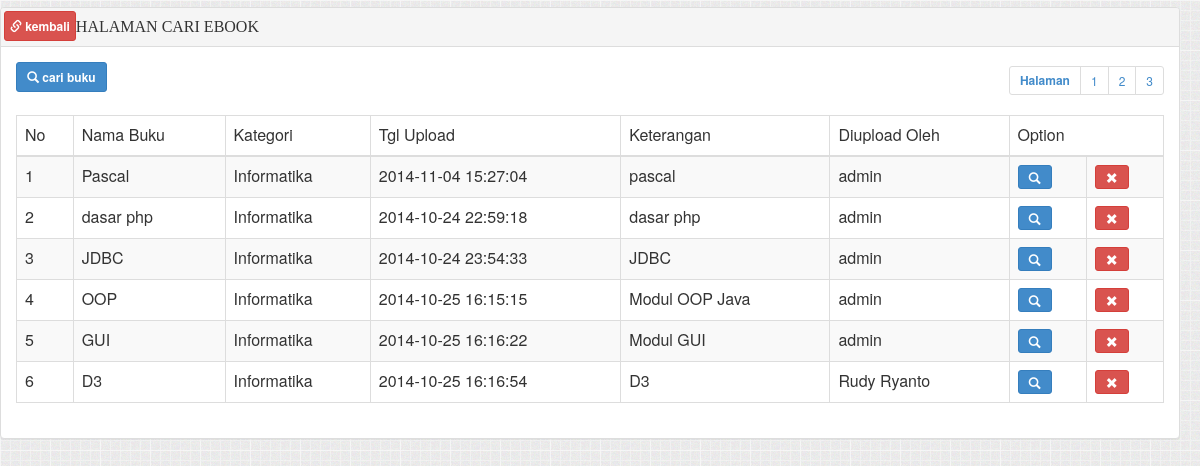
Page /user/caribuku.php on the committed database.
### tables this page shows
CREATE TABLE `tb_file` (
  `id_file` int(11) NOT NULL AUTO_INCREMENT,
  `id_user` int(11) NOT NULL,
  `judul_file` varchar(35) NOT NULL,
  `kategori` text NOT NULL,
  `isi_file` text NOT NULL,
  `deskripsi` text NOT NULL,
  `tgl_upload` datetime NOT NULL,
  PRIMARY KEY (`id_file`)
);

CREATE TABLE `tb_user` (
  `id_user` int(11) NOT NULL AUTO_INCREMENT,
  `level` int(2) NOT NULL,
  `nama` varchar(30) NOT NULL,
  `npm` varchar(12) NOT NULL,
  `tempat` text NOT NULL,
  `tgl` text NOT NULL,
  `fakultas` text NOT NULL,
  `prodi` text NOT NULL,
  `jenis_kelamin` enum('L','P') NOT NULL,
  `syarat` enum('Y') NOT NULL,
  `foto` text NOT NULL,
  PRIMARY KEY (`id_user`)
);

### user/data.buku.php (the view, shortened to what this page needs)
<link rel="stylesheet" href="../admin/pengaturan/css/bootstrap.min.css" />
<?php
include "../aksi/func.halaman.caribuku.php";
$page = 1;
$dataPerPage = 6;
$table = 'tb_file';
$dataTable = getTableData($table, $page, $dataPerPage);
?>
<table width="600" border="0" class="table table-responsive table-hover table-striped table-bordered">
    <thead>
    <tr><td >No</td>
    <td >Nama Buku</td>
    <td >Kategori</td>
    <td >Tgl Upload</td>
    <td >Keterangan</td>
    <td >Diupload Oleh</td>
    <td colspan="2">Option</td></tr>
  </thead>
    <?php
    foreach ($dataTable as $i => $data)
    {
        $no = ($i + 1) + (($page - 1) * $dataPerPage);
        echo '<tr>
                <td>'.$no.'</td>
                <td>'.$data['judul_file'].'</td>
				<td>'.$data['kategori'].'</td>
				<td>'.$data['tgl_upload'].'</td>
				<td>'.$data['deskripsi'].'</td>';
				$id_user = $data['id_user'];
		$queryuser = "SELECT * FROM tb_user WHERE id_user ='$id_user'";
		$ambil = mysql_query($queryuser);
		while($tampilkanuser = mysql_fetch_array($ambil)){
		echo '<td>'.$tampilkanuser['nama'].'</td>';
		}
		?>
         <td><a href="bacaebookn.php?id=<?php echo $data['id_file']; ?>"><button type="button" class="btn btn-primary btn-sm" title="Baca"><span class="glyphicon glyphicon-search"></span></button></a></td>
    <td><a href="../aksi/adm_hapus_ebook.php?id=<?php echo $data['id_file'];?>"><button type="button" class="btn btn-danger btn-sm" name="id" id="id"><span class="glyphicon glyphicon-remove"></span></button></a></td>
		<?php
        echo '</tr>';
    }
    ?>
</table>

### rows in the picture
tb_file: no "1", judul_file "Pascal", kategori "Informatika", tgl_upload "2014-11-04 15:27:04", deskripsi "pascal"
tb_user: nama "admin"
tb_file: no "2", judul_file "dasar php", kategori "Informatika", tgl_upload "2014-10-24 22:59:18", deskripsi "dasar php"
tb_file: no "3", judul_file "JDBC", kategori "Informatika", tgl_upload "2014-10-24 23:54:33", deskripsi "JDBC"
tb_file: no "4", judul_file "OOP", kategori "Informatika", tgl_upload "2014-10-25 16:15:15", deskripsi "Modul OOP Java"
tb_file: no "5", judul_file "GUI", kategori "Informatika", tgl_upload "2014-10-25 16:16:22", deskripsi "Modul GUI"
tb_file: no "6", judul_file "D3", kategori "Informatika", tgl_upload "2014-10-25 16:16:54", deskripsi "D3"
tb_user: nama "Rudy Ryanto"
